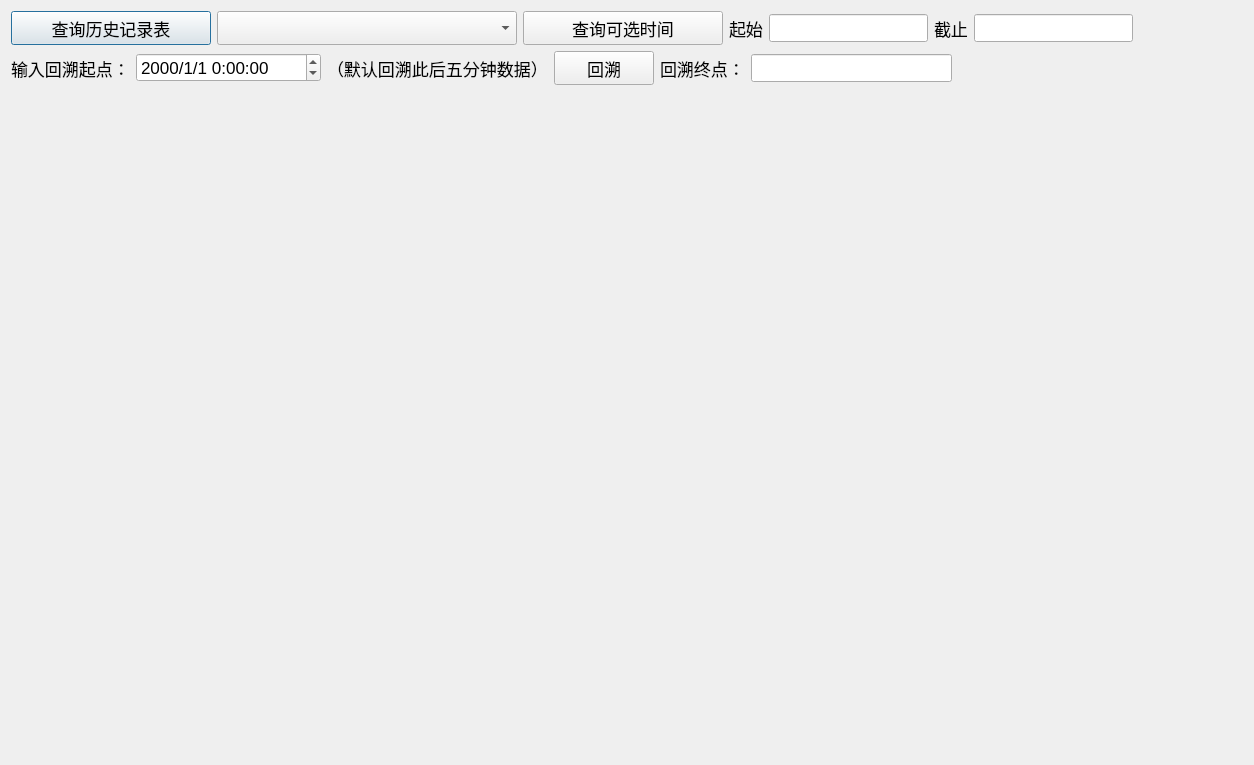
<?xml version="1.0" encoding="UTF-8"?>
<ui version="4.0">
 <class>Dialog</class>
 <widget class="QDialog" name="Dialog">
  <property name="geometry">
   <rect>
    <x>0</x>
    <y>0</y>
    <width>1254</width>
    <height>765</height>
   </rect>
  </property>
  <property name="windowTitle">
   <string>Dialog</string>
  </property>
  <layout class="QVBoxLayout" name="verticalLayout_3">
   <item>
    <layout class="QHBoxLayout" name="horizontalLayout">
     <item>
      <widget class="QPushButton" name="pushButton">
       <property name="minimumSize">
        <size>
         <width>200</width>
         <height>34</height>
        </size>
       </property>
       <property name="font">
        <font>
         <pointsize>13</pointsize>
        </font>
       </property>
       <property name="text">
        <string>查询历史记录表</string>
       </property>
      </widget>
     </item>
     <item>
      <widget class="QComboBox" name="comboBox">
       <property name="minimumSize">
        <size>
         <width>300</width>
         <height>34</height>
        </size>
       </property>
       <property name="font">
        <font>
         <pointsize>13</pointsize>
        </font>
       </property>
      </widget>
     </item>
     <item>
      <widget class="QPushButton" name="pushButton_2">
       <property name="minimumSize">
        <size>
         <width>200</width>
         <height>34</height>
        </size>
       </property>
       <property name="font">
        <font>
         <pointsize>13</pointsize>
        </font>
       </property>
       <property name="text">
        <string>查询可选时间</string>
       </property>
      </widget>
     </item>
     <item>
      <widget class="QLabel" name="label">
       <property name="font">
        <font>
         <pointsize>13</pointsize>
        </font>
       </property>
       <property name="text">
        <string>起始</string>
       </property>
      </widget>
     </item>
     <item>
      <widget class="QLineEdit" name="lineEdit">
       <property name="font">
        <font>
         <pointsize>13</pointsize>
        </font>
       </property>
      </widget>
     </item>
     <item>
      <widget class="QLabel" name="label_2">
       <property name="font">
        <font>
         <pointsize>13</pointsize>
        </font>
       </property>
       <property name="text">
        <string>截止</string>
       </property>
      </widget>
     </item>
     <item>
      <widget class="QLineEdit" name="lineEdit_2">
       <property name="font">
        <font>
         <pointsize>13</pointsize>
        </font>
       </property>
      </widget>
     </item>
     <item>
      <spacer name="horizontalSpacer_2">
       <property name="orientation">
        <enum>Qt::Horizontal</enum>
       </property>
       <property name="sizeHint" stdset="0">
        <size>
         <width>40</width>
         <height>20</height>
        </size>
       </property>
      </spacer>
     </item>
    </layout>
   </item>
   <item>
    <layout class="QHBoxLayout" name="horizontalLayout_2">
     <item>
      <widget class="QLabel" name="label_3">
       <property name="font">
        <font>
         <pointsize>13</pointsize>
        </font>
       </property>
       <property name="text">
        <string>输入回溯起点：</string>
       </property>
      </widget>
     </item>
     <item>
      <widget class="QDateTimeEdit" name="dateTimeEdit">
       <property name="font">
        <font>
         <pointsize>13</pointsize>
        </font>
       </property>
       <property name="displayFormat">
        <string>yyyy/M/d H:mm:ss</string>
       </property>
      </widget>
     </item>
     <item>
      <widget class="QLabel" name="label_4">
       <property name="font">
        <font>
         <pointsize>13</pointsize>
        </font>
       </property>
       <property name="text">
        <string>（默认回溯此后五分钟数据）</string>
       </property>
      </widget>
     </item>
     <item>
      <widget class="QPushButton" name="pushButton_3">
       <property name="minimumSize">
        <size>
         <width>100</width>
         <height>34</height>
        </size>
       </property>
       <property name="font">
        <font>
         <pointsize>13</pointsize>
        </font>
       </property>
       <property name="text">
        <string>回溯</string>
       </property>
      </widget>
     </item>
     <item>
      <layout class="QHBoxLayout" name="horizontalLayout_3">
       <item>
        <widget class="QLabel" name="label_5">
         <property name="font">
          <font>
           <pointsize>13</pointsize>
          </font>
         </property>
         <property name="text">
          <string>回溯终点：</string>
         </property>
        </widget>
       </item>
       <item>
        <widget class="QLineEdit" name="lineEdit_3">
         <property name="minimumSize">
          <size>
           <width>192</width>
           <height>0</height>
          </size>
         </property>
         <property name="font">
          <font>
           <pointsize>13</pointsize>
          </font>
         </property>
        </widget>
       </item>
      </layout>
     </item>
     <item>
      <spacer name="horizontalSpacer">
       <property name="orientation">
        <enum>Qt::Horizontal</enum>
       </property>
       <property name="sizeHint" stdset="0">
        <size>
         <width>40</width>
         <height>20</height>
        </size>
       </property>
      </spacer>
     </item>
    </layout>
   </item>
   <item>
    <widget class="QWidget" name="widget" native="true">
     <layout class="QVBoxLayout" name="verticalLayout">
      <item>
       <layout class="QVBoxLayout" name="verticalLayout_2">
        <item>
         <spacer name="verticalSpacer">
          <property name="orientation">
           <enum>Qt::Vertical</enum>
          </property>
          <property name="sizeHint" stdset="0">
           <size>
            <width>20</width>
            <height>40</height>
           </size>
          </property>
         </spacer>
        </item>
        <item>
         <spacer name="horizontalSpacer_3">
          <property name="orientation">
           <enum>Qt::Horizontal</enum>
          </property>
          <property name="sizeHint" stdset="0">
           <size>
            <width>40</width>
            <height>20</height>
           </size>
          </property>
         </spacer>
        </item>
       </layout>
      </item>
     </layout>
    </widget>
   </item>
  </layout>
 </widget>
 <resources/>
 <connections/>
</ui>
